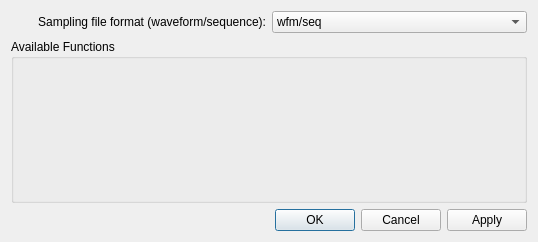
<?xml version="1.0" encoding="UTF-8"?>
<ui version="4.0">
 <class>SettingsDialog</class>
 <widget class="QDialog" name="SettingsDialog">
  <property name="geometry">
   <rect>
    <x>0</x>
    <y>0</y>
    <width>538</width>
    <height>242</height>
   </rect>
  </property>
  <property name="windowTitle">
   <string>qudi: Pulsed - Block Generator Settings</string>
  </property>
  <layout class="QGridLayout" name="gridLayout_2">
   <item row="0" column="0">
    <layout class="QGridLayout" name="gridLayout">
     <item row="3" column="0" colspan="2">
      <widget class="QGroupBox" name="groupBox">
       <property name="title">
        <string>Available Functions</string>
       </property>
       <layout class="QGridLayout" name="gridLayout_4">
        <item row="0" column="0">
         <layout class="QGridLayout" name="gridLayout_3"/>
        </item>
       </layout>
      </widget>
     </item>
     <item row="0" column="1">
      <widget class="QComboBox" name="sampled_file_format_comboBox">
       <item>
        <property name="text">
         <string>wfm/seq</string>
        </property>
       </item>
       <item>
        <property name="text">
         <string>wfmx/seqx</string>
        </property>
       </item>
       <item>
        <property name="text">
         <string>fpga/fpga</string>
        </property>
       </item>
      </widget>
     </item>
     <item row="0" column="0">
      <widget class="QLabel" name="label">
       <property name="text">
        <string>Sampling file format (waveform/sequence):</string>
       </property>
       <property name="alignment">
        <set>Qt::AlignRight|Qt::AlignTrailing|Qt::AlignVCenter</set>
       </property>
      </widget>
     </item>
    </layout>
   </item>
   <item row="2" column="0">
    <widget class="QDialogButtonBox" name="buttonBox">
     <property name="orientation">
      <enum>Qt::Horizontal</enum>
     </property>
     <property name="standardButtons">
      <set>QDialogButtonBox::Apply|QDialogButtonBox::Cancel|QDialogButtonBox::Ok</set>
     </property>
    </widget>
   </item>
  </layout>
 </widget>
 <tabstops>
  <tabstop>buttonBox</tabstop>
 </tabstops>
 <resources/>
 <connections>
  <connection>
   <sender>buttonBox</sender>
   <signal>accepted()</signal>
   <receiver>SettingsDialog</receiver>
   <slot>accept()</slot>
   <hints>
    <hint type="sourcelabel">
     <x>248</x>
     <y>254</y>
    </hint>
    <hint type="destinationlabel">
     <x>157</x>
     <y>274</y>
    </hint>
   </hints>
  </connection>
  <connection>
   <sender>buttonBox</sender>
   <signal>rejected()</signal>
   <receiver>SettingsDialog</receiver>
   <slot>reject()</slot>
   <hints>
    <hint type="sourcelabel">
     <x>316</x>
     <y>260</y>
    </hint>
    <hint type="destinationlabel">
     <x>286</x>
     <y>274</y>
    </hint>
   </hints>
  </connection>
 </connections>
</ui>
